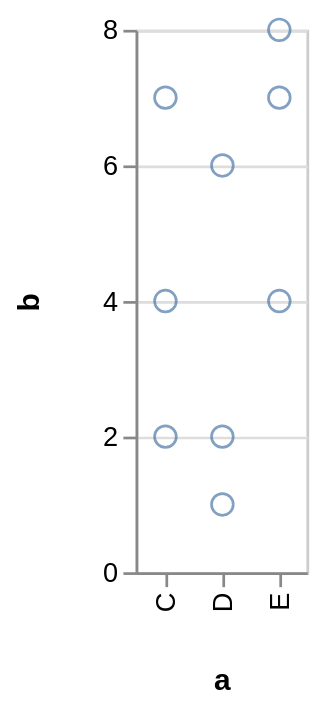

Here is the Vega-Lite specification saved for this chart:
### Vega specification from a JSON file in a GitHub repository (floating-point values rounded to 4 significant figures)
{"$schema": "https://vega.github.io/schema/vega/v3.0.json", "autosize": "pad", "padding": 5, "encode": {"update": {"stroke": {"value": "#ccc"}, "fill": {"value": "transparent"}}}, "data": [{"name": "source_0", "values": [{"a": "C", "b": 2}, {"a": "C", "b": 7}, {"a": "C", "b": 4}, {"a": "D", "b": 1}, {"a": "D", "b": 2}, {"a": "D", "b": 6}, {"a": "E", "b": 8}, {"a": "E", "b": 4}, {"a": "E", "b": 7}]}, {"name": "data_0", "source": "source_0", "transform": [{"type": "formula", "expr": "toNumber(datum[\"b\"])", "as": "b"}, {"type": "filter", "expr": "datum[\"b\"] !== null && !isNaN(datum[\"b\"])"}]}], "signals": [{"name": "plotname_x_step", "value": 21}, {"name": "width", "update": "bandspace(domain('plotname_x').length, 1, 0.5) * plotname_x_step"}, {"name": "height", "update": "200"}], "marks": [{"name": "plotname_marks", "type": "symbol", "role": "point", "from": {"data": "data_0"}, "encode": {"update": {"x": {"scale": "plotname_x", "field": "a"}, "y": {"scale": "plotname_y", "field": "b"}, "stroke": {"value": "#4c78a8"}, "fill": {"value": "transparent"}, "opacity": {"value": 0.7}}}}], "scales": [{"name": "plotname_x", "type": "point", "domain": {"data": "data_0", "field": "a", "sort": true}, "range": {"step": {"signal": "plotname_x_step"}}, "round": true, "padding": 0.5}, {"name": "plotname_y", "type": "linear", "domain": {"data": "data_0", "field": "b"}, "range": [{"signal": "height"}, 0], "round": true, "nice": true, "zero": true}], "axes": [{"scale": "plotname_x", "orient": "bottom", "title": "a", "zindex": 1, "encode": {"labels": {"update": {"angle": {"value": 270}, "align": {"value": "right"}, "baseline": {"value": "middle"}}}}}, {"scale": "plotname_y", "labelOverlap": true, "orient": "left", "tickCount": {"signal": "ceil(height/40)"}, "title": "b", "zindex": 1}, {"scale": "plotname_y", "domain": false, "grid": true, "labels": false, "maxExtent": 0, "minExtent": 0, "orient": "left", "tickCount": {"signal": "ceil(height/40)"}, "ticks": false, "zindex": 0, "gridScale": "plotname_x"}], "config": {"axis": {"minExtent": 30}}}
